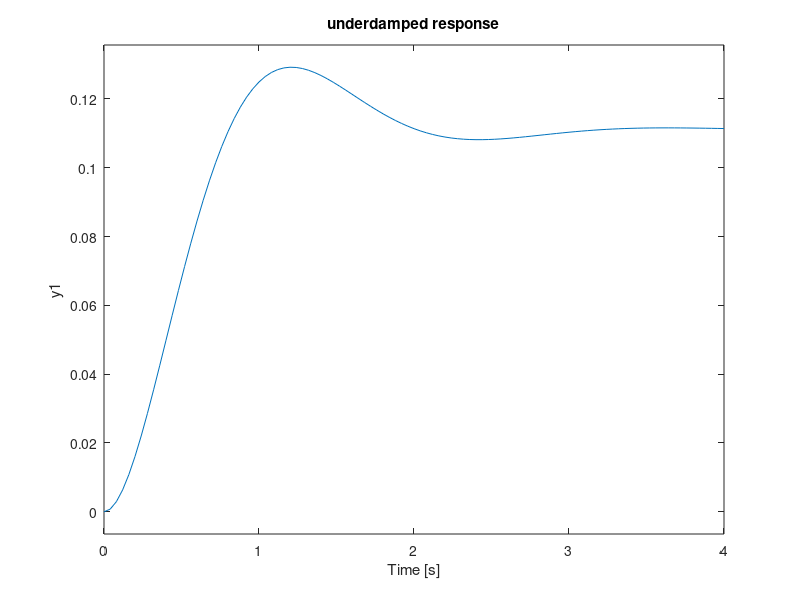

The MATLAB source for this figure:
%%time response second order underdamped case system
num = [1];%numerator
den = [1 3 9]; 
G = tf(num,den) 
figure(1);
step(G)
grid
title('underdamped response')
